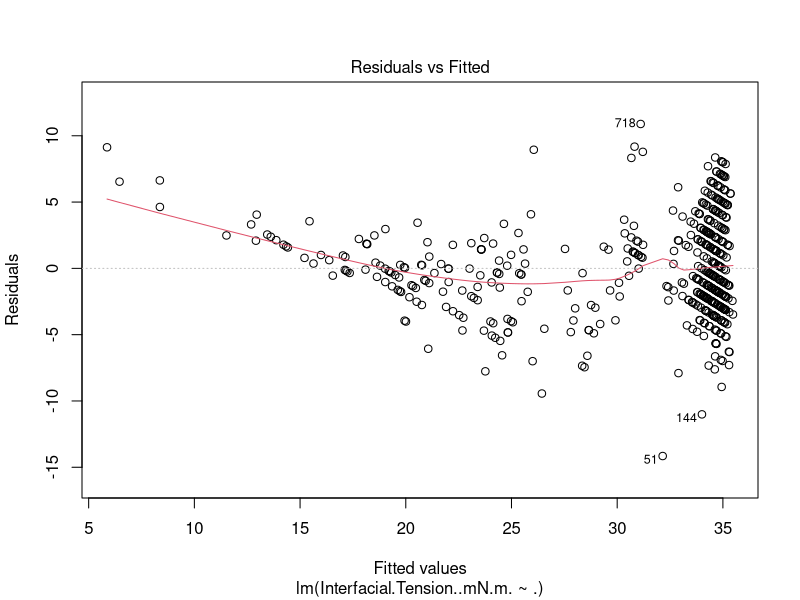
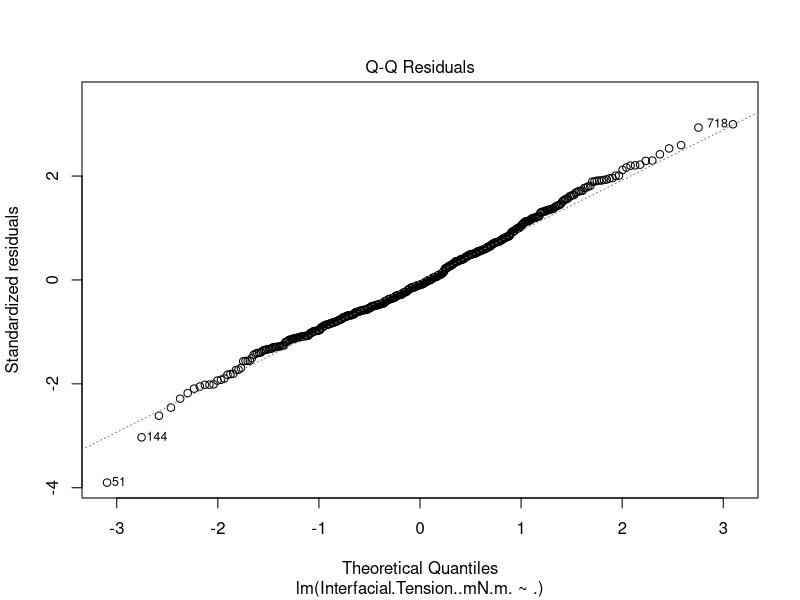
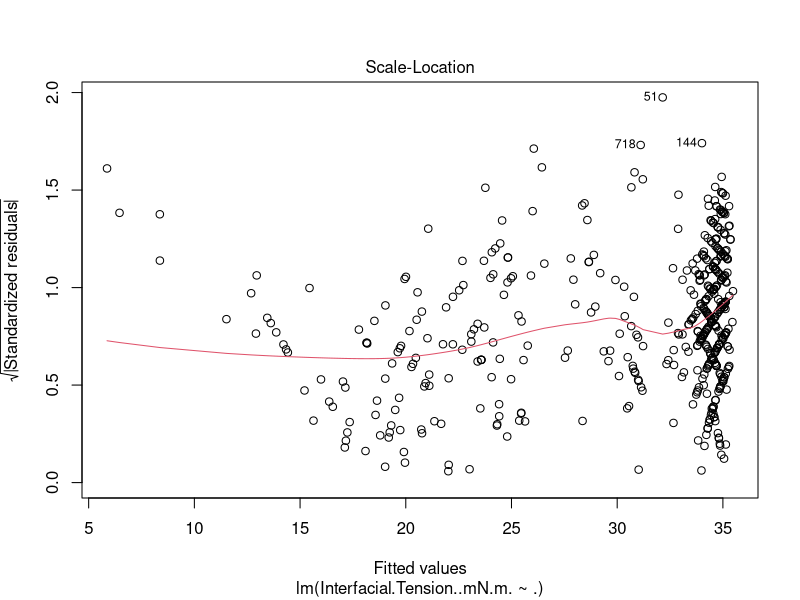
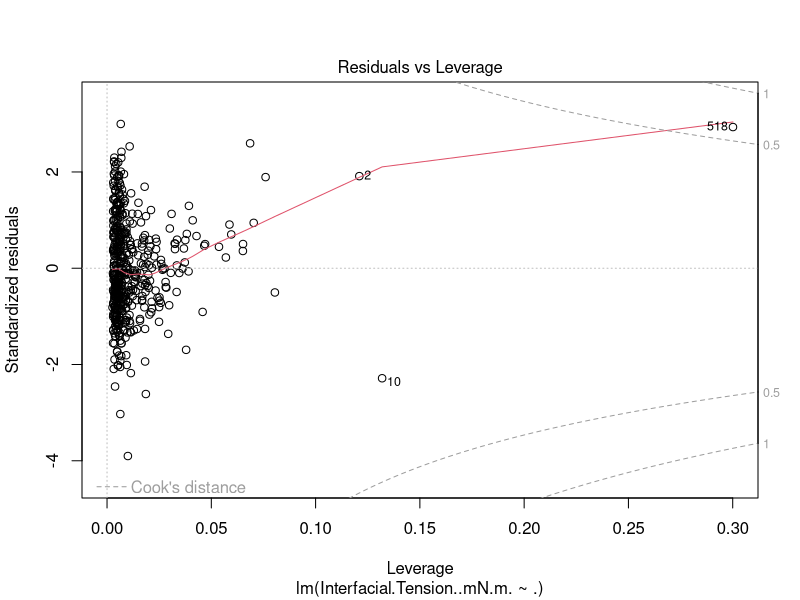
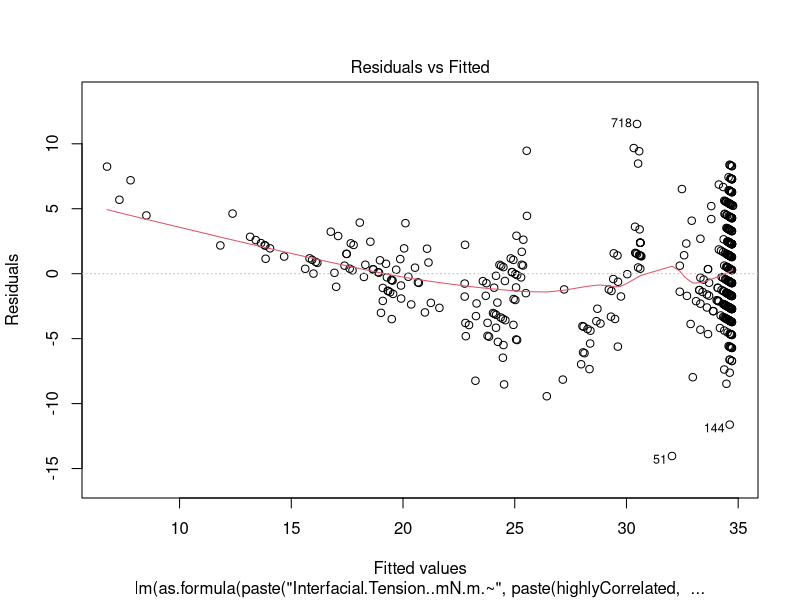
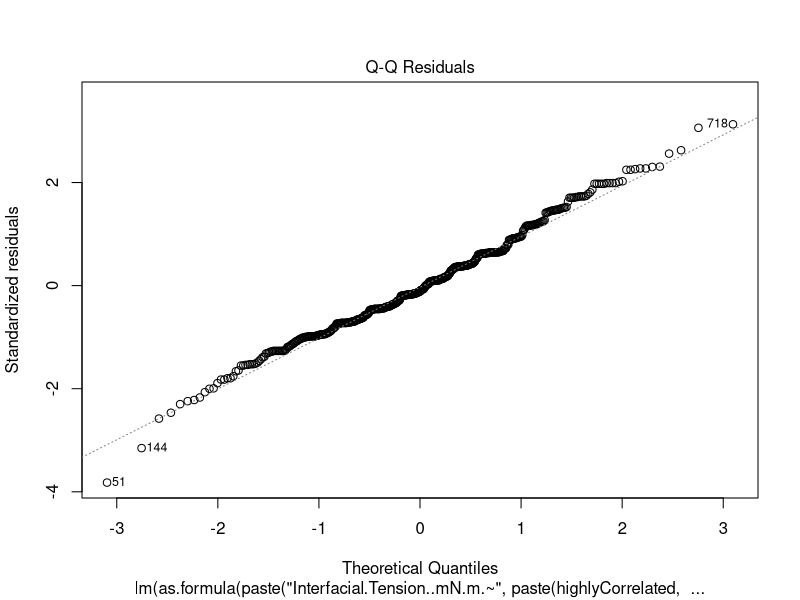
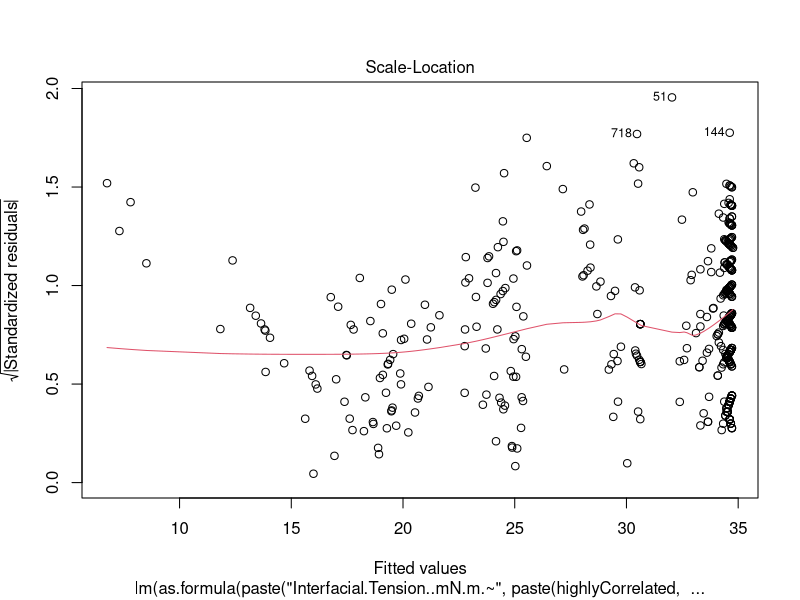
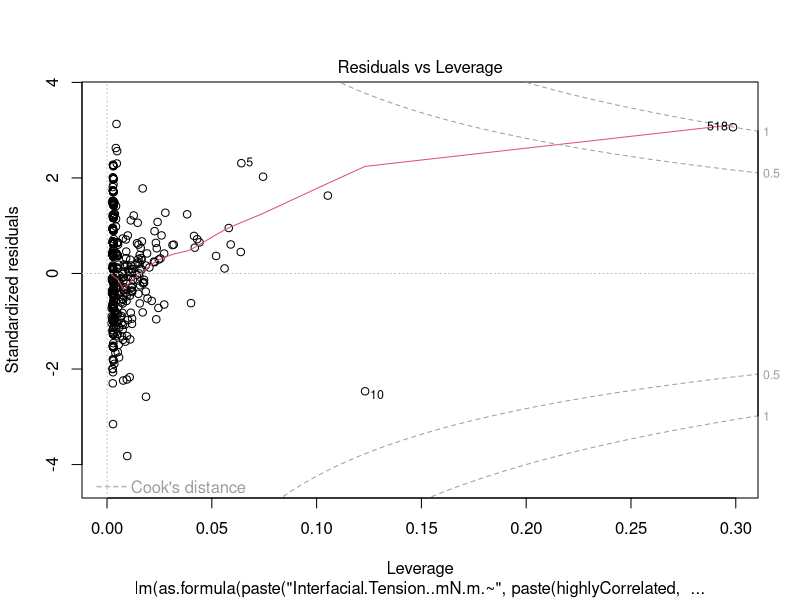

Here is the R script that generated these plots, in order:
####################################################################################
# Author: Pooja Shah
# Foundations of Intelligent Systems Homework #2
# Description: Predict the interfacial tension of transformer by linear regression
####################################################################################

#Load data from csv file
dataset<-read.csv("IF1-FEB22-detailed.csv")

#Exclude the year and class columns
linear_dataset<-dataset[c(-1,-8)]

#Displays the correlation between the variables
correlation_matrix <- cor(linear_dataset)

#Export correlation matrix
corMatrix_df <- as.data.frame(correlation_matrix)
write.csv(corMatrix_df,"./correlation_Matrix.csv")

#Finds highly correlated variables of interfacial tension
index <- 1
highlyCorrelatedCols<-c()
while(index < ncol(linear_dataset)){
  if(abs(correlation_matrix[6,index]) > 0.5){
    column <- index
    highlyCorrelatedCols <- c(highlyCorrelatedCols, column)
  }
  index <- index+1
}

#Store the column names
column_names<-c()
column_names<-c(column_names,colnames(correlation_matrix))

#Split the data into training and testing data
set.seed(101)
indexes <- sample(1:nrow(linear_dataset), size <- 0.70*nrow(linear_dataset))
linear_training_data <- linear_dataset[indexes,]
linear_testing_data <- linear_dataset[-indexes,]
linear_testing_data_highlyCor <- linear_dataset[-indexes,]

#Retrieve dependent variable column name
dependent_column<-column_names[6]

highlyCorrelated<-c()
for(i in 1:length(highlyCorrelatedCols)){
  highlyCorrelated<-c(highlyCorrelated,column_names[highlyCorrelatedCols[i]])
}

#A function for finding root mean square error
rmse<-function(actual_values,predicted_values,test_data){
  sqrt((sum((actual_values-predicted_values)^2))/nrow(test_data))
}

#Random forest
library(randomForest)
randomForest_linear<-randomForest(Interfacial.Tension..mN.m.~.,data=linear_training_data)
importanceRanForest<-importance(randomForest_linear)

randomForestLinear <- as.data.frame(importanceRanForest)
write.csv(randomForestLinear,"./randomForest_LinearRegression.csv")

#Build linear model for all dataset
linear_model_all <- lm(Interfacial.Tension..mN.m.~., data=linear_training_data)
summary(linear_model_all)
anova(linear_model_all)
plot(linear_model_all)

#Predict interfacial tension from linear model for all dataset
predict_tension <- predict.lm(linear_model_all, linear_testing_data)
summary(predict_tension)
linear_testing_data$predicted_tension <- predict_tension

write.csv(linear_testing_data,"./testing_LinearRegAll_PredictedVals.csv")

#Determine the accuracy of linear model for all dataset by finding rmse
actual_values<-linear_testing_data$Interfacial.Tension..mN.m.
predicted_values<-linear_testing_data$predicted_tension

rmse_values<-rmse(actual_values,predicted_values,linear_testing_data)
print(rmse_values)

#Builds the linear model for highly correlated variables
linear_model_highlyCorrelated<-lm(as.formula(paste("Interfacial.Tension..mN.m.~" , paste(highlyCorrelated, collapse="+"))), data=linear_training_data)
summary(linear_model_highlyCorrelated)
anova(linear_model_highlyCorrelated)
plot(linear_model_highlyCorrelated)

#Predict interfacial tension from linear model of highly correlated variables 
prediction_highlyCor <- predict.lm(linear_model_highlyCorrelated, linear_testing_data_highlyCor)
linear_testing_data_highlyCor$predicted_tension_highlyCorrelated <- prediction_highlyCor

write.csv(linear_testing_data_highlyCor,"./testing_LinearRegHighlyCor_PredictedVals.csv")

#Determine the accuracy of linear model for highly correlated variables by finding rmse
actual_highlyCor<-linear_testing_data_highlyCor$Interfacial.Tension..mN.m.
predicted_highlyCor<-linear_testing_data_highlyCor$predicted_tension_highlyCorrelated

rmse_highlyCor<-rmse(actual_highlyCor,predicted_highlyCor,linear_testing_data_highlyCor)
print(rmse_highlyCor)


